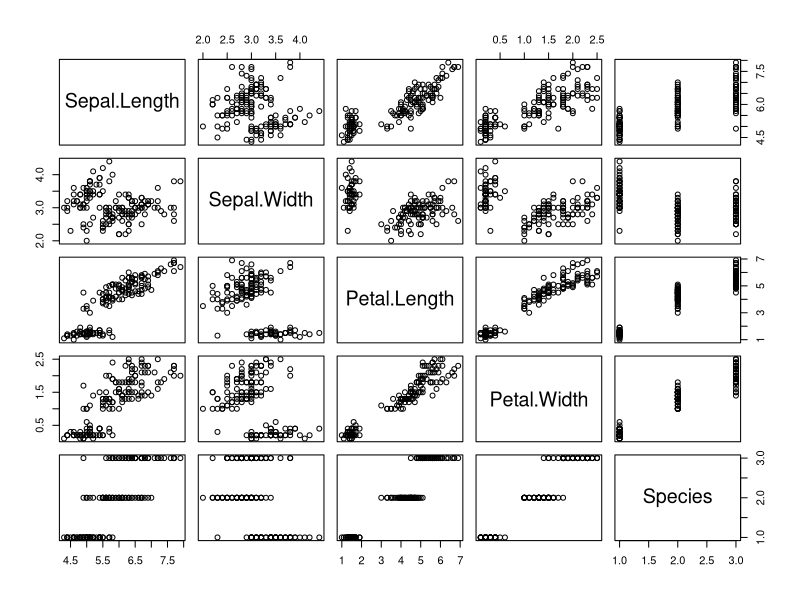
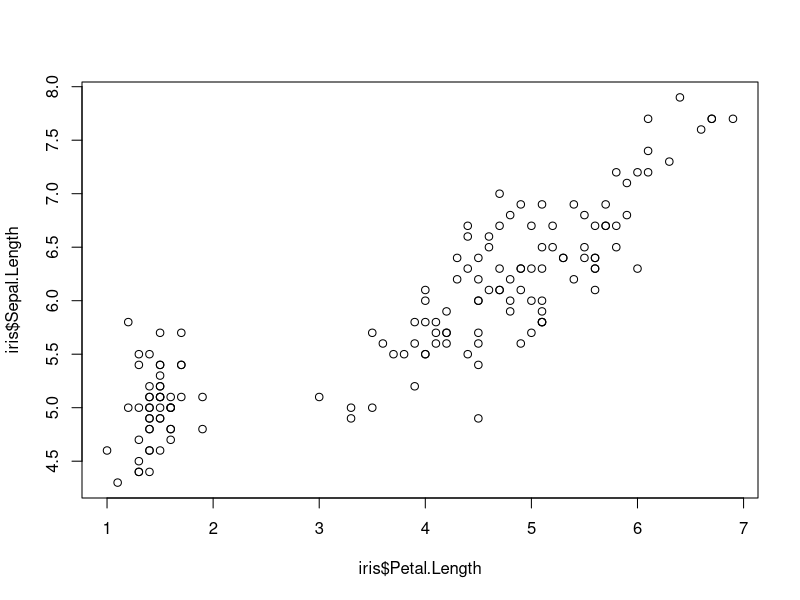
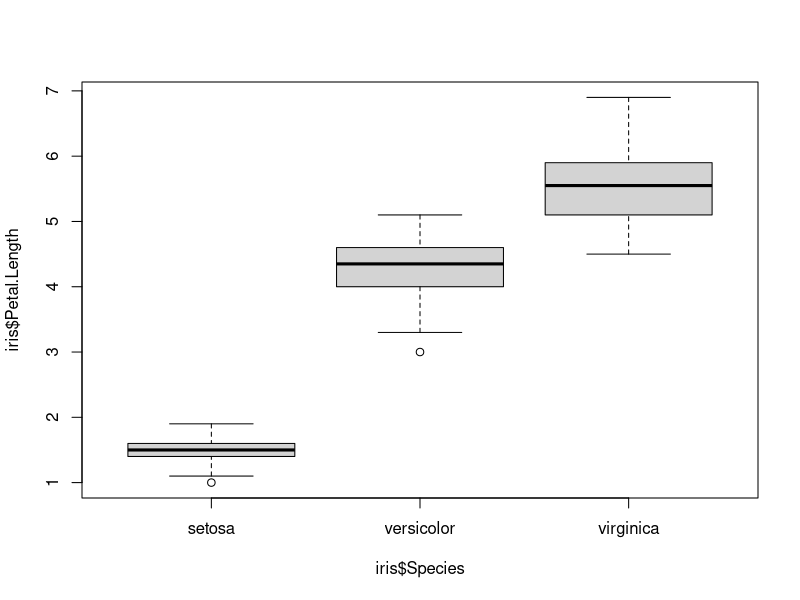
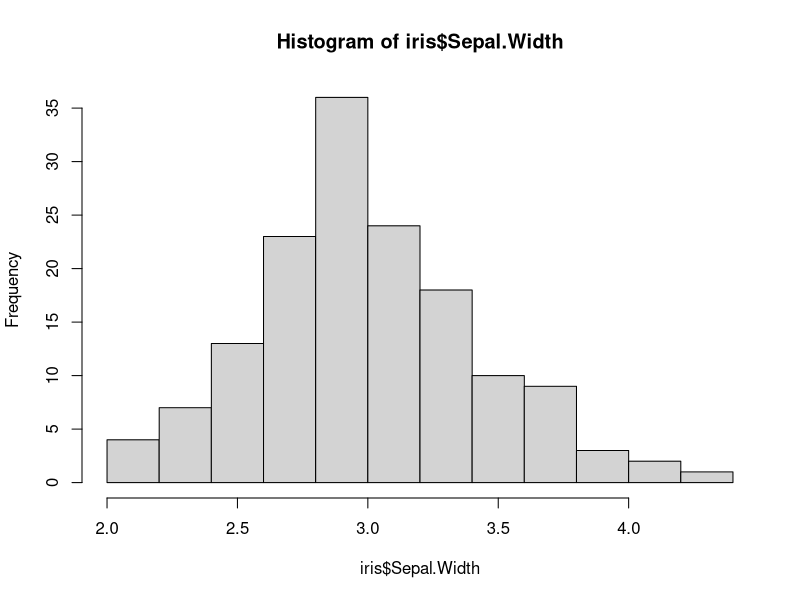
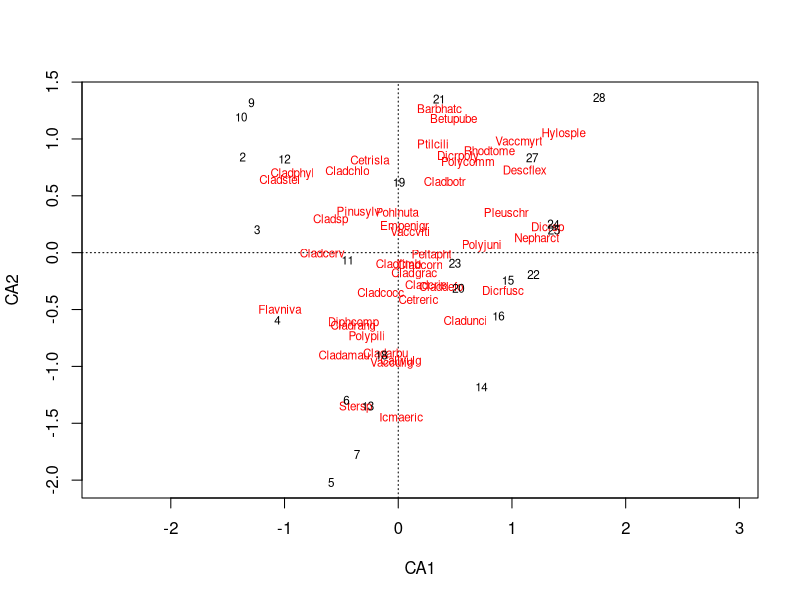
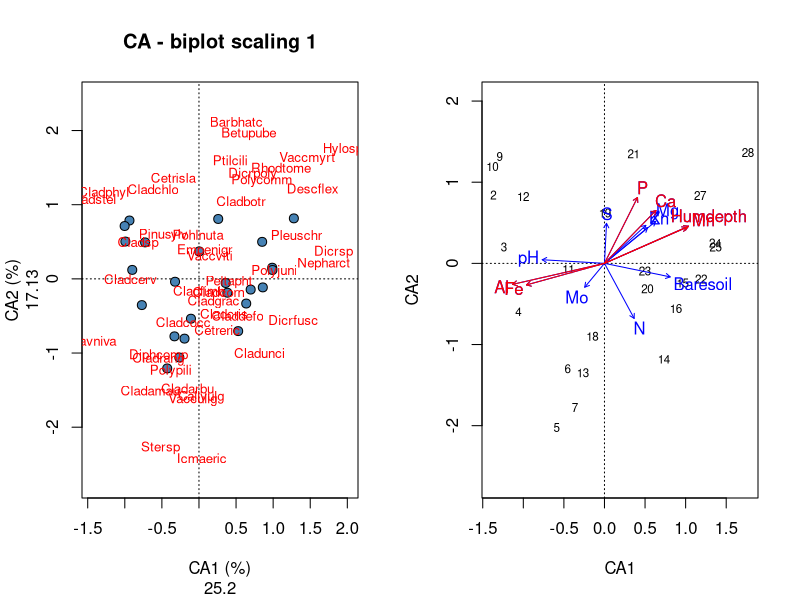
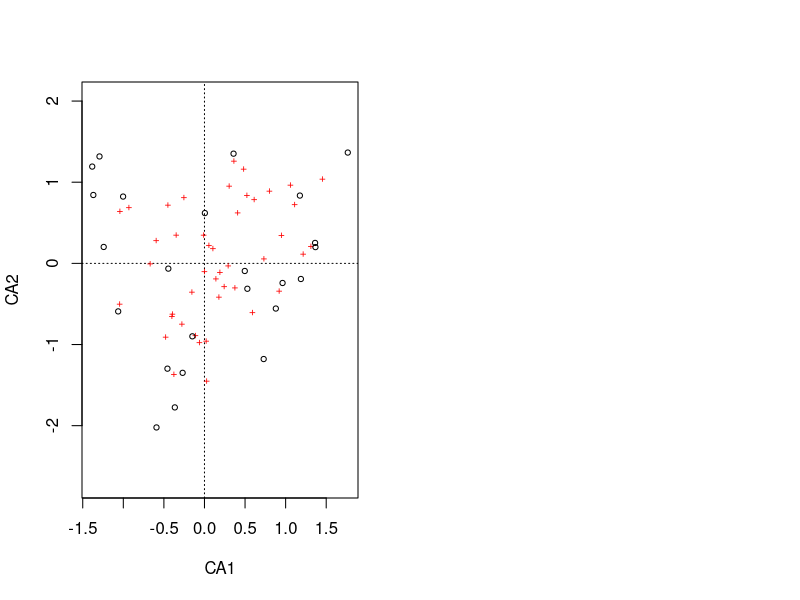

These charts were generated, in order, by the following R code:
## ---- chunk 1
knitr::opts_chunk$set(echo = TRUE)
## ---- chunk 2
library(datasets)
data(iris)
## ---- chunk 3
plot(iris)
## ---- chunk 4
plot(iris$Sepal.Length~iris$Petal.Length)
## ---- chunk 5
boxplot(iris$Petal.Length~iris$Species)
## ---- chunk 6
hist(iris$Sepal.Width)
## ---- chunk 7
summary(iris)
## ---- chunk 8
library(vegan)
data(varespec) # matrice de communautés
data(varechem) # données environnementales
varechem <- scale(varechem) # centrer-réduire
## ---- chunk 9
ca.varespec<-cca(varespec)
## ---- chunk 10
envfit.varechem<-envfit(ca.varespec, varechem)
## ---- chunk 11
plot(ca.varespec, display = c("sites", "species"))
## ---- chunk 12
par(mfrow=c(1,2))
plot(ca.varespec, scaling=1, type="none", main='CA - biplot scaling 1', 
     xlab=c("CA1 (%)", round((ca.varespec$CA$eig[1]/sum(ca.varespec$CA$eig))*100,2)),
     ylab=c("CA2 (%)", round((ca.varespec$CA$eig[2]/sum(ca.varespec$CA$eig))*100,2)))
points(scores(ca.varespec, display="sites", choices=c(1,2), scaling=1), pch=21, col="black", bg="steelblue", cex=1.2)
text(scores(ca.varespec, display="species", choices=c(1), scaling=1),
     scores(ca.varespec, display="species", choices=c(2), scaling=1),
     labels=rownames(scores(ca.varespec, display="species", scaling=1)),col="red", cex=0.8)
## ---- chunk 13
plot(ca.varespec, display = "sites")
plot(envfit.varechem)
plot(envfit.varechem, p.max = 0.05, col = "red")#Les correlations significatives apparaissent en rouge
## ---- chunk 14
ordiplot(ca.varespec)
